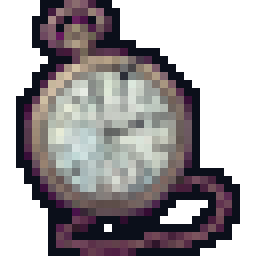
#> input picture cases/case01/assets/clues/clue_e01_pocket_watch.png, 32 x 32 px, given in place of L_kanit_ikonlari.jpg, which was not available (shown 8 times larger)
$ python process_sheets_l_to_q.py
#> lines starting #> are read from the running program, lines starting #| are printed output that depends on the picture; pictures that were not available may be replaced by others from this repository, and a replacement may not be noted
#> in process_group_l, im is the input picture: PIL image 32x32 RGBA; mean R, G, B, A 64.2, 59.5, 62.1, 156.6
#!/usr/bin/env python3
"""
Comprehensive Slicing, Naming, and Processing Script for Gölge ve Yağmur
Covers Sheets L through Q:
  - Grup L: Kanıt İkonları (Clue Icons -> assets/sprites/clues/)
  - Grup M: Yakın Plan İnceleme Sahneleri (InspectView Vignettes -> assets/sprites/inspect/)
  - Grup N: UI İkonları (UI Icons -> assets/sprites/ui/)
  - Grup O: Dekaller (Duvar ve Zemin Detayları -> assets/sprites/decals/)
  - Grup P: Prolog Sinematikleri (16:9 Scenes -> assets/sprites/cinematics/)
  - Grup Q: Flashback Kareleri & Hikâye Nesneleri (-> assets/sprites/flashback/ & assets/sprites/story/)

Strictly avoids Floyd-Steinberg dithering: uses clean downscaling, sharp alpha, and 1px dark contours.
"""

import os
import json
from pathlib import Path
from PIL import Image, ImageDraw, ImageFont
import numpy as np

BASE_DIR = Path(__file__).resolve().parent.parent
NEW_ASSETS_DIR = BASE_DIR / "assets" / "new_assets"
SLICES_DIR = BASE_DIR / "assets" / "slices"
SPRITES_DIR = BASE_DIR / "assets" / "sprites"
MANIFEST_PATH = BASE_DIR / "assets" / "asset_manifest.json"

CONTOUR_COLOR = (11, 15, 26, 255)

# [15 lines left out: function add_contour, not called in this run]

def key_magenta(img: Image.Image, tolerance: int = 50) -> Image.Image:
#> called with tolerance = 60
    rgb = img.convert("RGB")
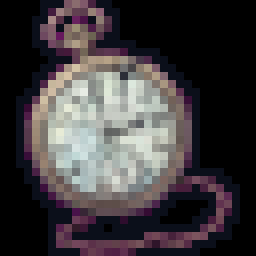
#> rgb: PIL image 32x32 RGB (shown 8 times larger); mean R, G, B 64.2, 59.5, 62.1
    arr = np.array(rgb, dtype=np.int32)
    # Distance to magenta (255, 0, 255)
    dist = np.sqrt((arr[:, :, 0] - 255)**2 + (arr[:, :, 1] - 0)**2 + (arr[:, :, 2] - 255)**2)
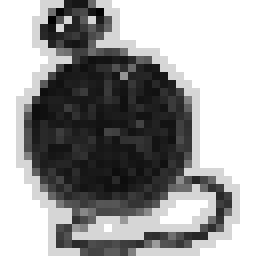
#> dist: shape (32, 32) float64 (shown 8 times larger); min 201.8, max 360.6, mean 298.2; drawn with min black and max white
    rgba = img.convert("RGBA")
    rgba_arr = np.array(rgba)
    rgba_arr[dist <= tolerance, 3] = 0
    return Image.fromarray(rgba_arr, mode="RGBA")

# [30 lines left out: function fit_and_pad, not called in this run]

def save_sprite_with_preview(img: Image.Image, dest_path: Path):
    dest_path.parent.mkdir(parents=True, exist_ok=True)
    img.save(dest_path, "PNG")
    preview = img.resize((img.width * 4, img.height * 4), Image.Resampling.NEAREST)
    prev_path = dest_path.parent / f"{dest_path.stem}_preview.png"
    preview.save(prev_path, "PNG")

def create_contact_sheet(orig_img: Image.Image, boxes: list[dict], out_path: Path):
    contact = orig_img.convert("RGB").copy()
    draw = ImageDraw.Draw(contact)
    for b in boxes:
        idx = b["idx"]
        x1, y1, x2, y2 = b["x1"], b["y1"], b["x2"], b["y2"]
        draw.rectangle([x1, y1, x2, y2], outline=(255, 0, 0), width=3)
        draw.rectangle([x1, y1, x1 + 36, y1 + 22], fill=(0, 0, 0))
        draw.text((x1 + 4, y1 + 3), str(idx), fill=(255, 255, 255))
    out_path.parent.mkdir(parents=True, exist_ok=True)
    contact.save(out_path, "PNG")

# -------------------------------------------------------------
# 1. PROCESS GRUP L: KANIT İKONLARI
# -------------------------------------------------------------
def process_group_l():
    print(">>> Processing Grup L: Kanıt İkonları...")
    sheet_path = NEW_ASSETS_DIR / "L_kanit_ikonlari.jpg"
    im = Image.open(sheet_path)
    keyed = key_magenta(im, tolerance=60)

    # We already have slices in assets/slices/L_kanit_ikonlari
    # Let's map verified item indices to game clue IDs
    clue_mappings = [
        (2,  "clue_e01_pocket_watch",        "E01 Kırık Cep Saati",           (32, 32)),
        (8,  "clue_e02_half_written_letter", "E02 Yarım Kalmış Mektup",       (32, 32)),
        (10, "clue_e03_burned_candle",       "E03 Sönmüş Şamdan Mumu",        (32, 32)),
        (1,  "clue_e04_brandy_glass",        "E04 Zehirli Kadeh",             (32, 32)),
        (3,  "clue_e05_dropper_bottle",      "E05 Kalp İlacı Damlalığı",      (32, 32)),
        (6,  "clue_e06_prescription",        "E06 Dr. Hale'in Reçetesi",      (32, 32)),
        (5,  "clue_e07_threat_letters",      "E07 Mühürlü Tehdit Mektupları", (32, 32)),
        (14, "clue_e08_dismissal_notice",    "E08 Kovulma Bildirimi",         (32, 32)),
        (7,  "clue_e09_digitalis_vial",      "E09 Boş Dijitalis Flakonu",     (32, 32)),
        (20, "clue_e10_fireplace_ash",       "E10 Şömine Külü",               (32, 32)),
        (13, "clue_e11_billiard_chalk",      "E11 Mavi Tebeşir Küpü",         (32, 32)),
        (12, "clue_e13_debt_letter",         "E13 Borç Senedi",               (32, 32)),
        (11, "clue_e14_typewriter_ribbon",   "E14 Daktilo Şeridi",            (32, 32)),
        (9,  "clue_e15_brass_key",           "E15 Pirinç Kapı Anahtarı",      (32, 32)),
        (4,  "clue_e16_torn_photo",          "E16 Yırtık Fotoğraf",           (32, 32)),
        (18, "clue_e17_rotary_phone",        "E17 Açık Bırakılmış Telefon",   (32, 32)),
        (15, "icon_medical_bag",             "Doktor Çantası",                (32, 32)),
        (16, "icon_medic_registry",          "Sıhhiye Kayıt Defteri",         (32, 32)),
        (17, "icon_matchbook",               "Kibrit Kutusu",                 (32, 32)),
        (19, "icon_cigar_ashtray",           "Küllük ve Puro",                (32, 32)),
        (22, "icon_muddy_bootprint",         "Çamurlu Ayak İzi",              (32, 32)),
        (23, "icon_wet_umbrella",            "Islak Şemsiye",                 (32, 32)),
        (26, "icon_reading_glasses",         "Okuma Gözlüğü",                 (32, 32)),
        (25, "icon_door_lock",               "Pirinç Kapı Kilidi",            (32, 32)),
    ]

    slices_dir = SLICES_DIR / "L_kanit_ikonlari"
    out_dir = SPRITES_DIR / "clues"
    manifest_entries = {}

    for item_idx, name, desc, size in clue_mappings:
        # Find slice
        prefix = f"item_{item_idx:02d}_"
        match = None
        for sf in slices_dir.iterdir():
            if sf.name.startswith(prefix) and sf.name.endswith(".png"):
                match = sf
                break
        if not match:
            print(f"Warning: Slice not found for {prefix}")
            continue

        raw_slice = Image.open(match)
        sprite = fit_and_pad(raw_slice, size[0], size[1], pad_align="center", outline=True)
        dest_path = out_dir / f"{name}.png"
        save_sprite_with_preview(sprite, dest_path)

        manifest_entries[name] = {
            "path": f"res://assets/sprites/clues/{name}.png",
            "size": list(size),
            "display_name": desc,
            "category": "clue_icon",
            "sheet": "L"
        }
    print(f"Processed {len(manifest_entries)} clue icons.")
    return manifest_entries

# -------------------------------------------------------------
# 2. PROCESS GRUP M: YAKIN PLAN İNCELEME SAHNELERİ (Vignettes)
# -------------------------------------------------------------
def process_group_m():
    print(">>> Processing Grup M: Yakın Plan İnceleme Sahneleri...")
    # Target size: 160x120 (4:3 aspect ratio modal viewport)
    vignettes_def = [
        # Sheet 1:
        ("M_yakin_plan_sahnesi_1.jpg", "M1", [
            ("inspect_e04_brandy_poison",  "Zehirli Kadeh ve Şişe Yakın Planı",             (0, 0, 896, 1200)),
            ("inspect_e01_pocket_watch",   "Kırık Cep Saati ve Çatlak Cam Yakın Planı",     (896, 0, 1791, 1200)),
            ("inspect_e07_threat_letters", "Mühürlü Tehdit Mektupları Yakın Planı",         (0, 1200, 896, 2399)),
            ("inspect_e05_desk_drawer",    "Açık Çekmece, Damlalık ve Evrak Yakın Planı",    (896, 1200, 1791, 2399)),
        ]),
        # Sheet 2:
        ("M_yakin_plan_sahnesi_2.jpg", "M2", [
            ("inspect_e16_torn_photo",         "İki Askerin Yırtık Fotoğrafı Yakın Planı",  (0, 0, 1370, 762)),
            ("inspect_e17_phone_off_hook",     "Açık Bırakılmış Telefon Yakın Planı",       (1381, 0, 2751, 762)),
            ("inspect_silas_ministry_desk",    "Silas'ın Masası ve Mühürlü Mektup",         (0, 773, 1370, 1535)),
            ("inspect_e11_billiard_corner",    "Bilardo Masası Köşesi ve Tebeşir",          (1381, 773, 2751, 1535)),
        ]),
        # Sheet 3:
        ("M_yakin_plan_sahnesi_3.jpg", "M3", [
            ("inspect_e08_wastebasket",    "Çöp Kovası ve Kovulma Bildirimi",               (0, 0, 1200, 896)),
            ("inspect_e09_cold_fireplace", "Küllü Şömine ve Boş Flakon",                    (1200, 0, 2399, 896)),
            ("inspect_e15_keyhole_key",    "Kilit Deliğindeki Pirinç Anahtar",              (0, 896, 1200, 1791)),
            ("inspect_e03_burned_candle",  "Erimiş Şamdan Mumu Yakın Planı",                (1200, 896, 2399, 1791)),
        ])
    ]

    out_dir = SPRITES_DIR / "inspect"
    manifest_entries = {}

    for filename, group_code, panels in vignettes_def:
        sheet_path = NEW_ASSETS_DIR / filename
        im = Image.open(sheet_path).convert("RGBA")
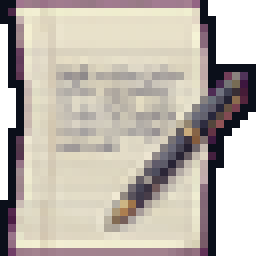
#> input picture cases/case01/assets/clues/clue_e02_half_written_letter.png, 32 x 32 px, given in place of M_yakin_plan_sahnesi_1.jpg, which was not available (shown 8 times larger)
#> im is the input picture: PIL image 32x32 RGBA; mean R, G, B, A 152.7, 144.8, 136, 218.6
        slice_dir = SLICES_DIR / filename.replace(".jpg", "")
        slice_dir.mkdir(parents=True, exist_ok=True)

        boxes = []
        for i, (name, desc, box) in enumerate(panels, 1):
            x1, y1, x2, y2 = box
            cropped = im.crop((x1, y1, x2, y2))
            # Save raw slice
            cropped.save(slice_dir / f"panel_{i:02d}_{name}.png", "PNG")
            boxes.append({"idx": i, "x1": x1, "y1": y1, "x2": x2, "y2": y2})

            # Scale cleanly to 160x120 for in-game InspectView modal
            tw, th = 160, 120
            scaled = cropped.resize((tw, th), Image.Resampling.LANCZOS)
            dest_path = out_dir / f"{name}.png"
            save_sprite_with_preview(scaled, dest_path)

            manifest_entries[name] = {
                "path": f"res://assets/sprites/inspect/{name}.png",
                "size": [tw, th],
                "display_name": desc,
                "category": "inspect_vignette",
                "sheet": group_code
            }
#> this loop made 4 passes
#> pass 1, in process_group_m, `cropped = im.crop((x1, y1, x2, y2))`:
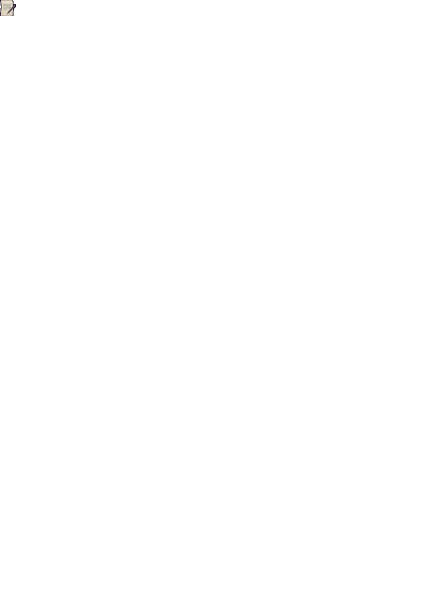
#> cropped: PIL image 896x1200 RGBA (shown at 1/2 size); mean R, G, B, A 0.1, 0.1, 0.1, 0.2; transparent parts drawn white
#> pass 1, in process_group_m, `scaled = cropped.resize((tw, th), Image.Resampling.LANCZOS)`:
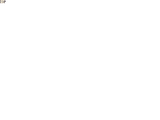
#> scaled: PIL image 160x120 RGBA; mean R, G, B, A 0.3, 0.3, 0.3, 0.2; transparent parts drawn white
#> after the loop: cropped: PIL image 895x1199 RGBA; every value is 0
#> after the loop: scaled: PIL image 160x120 RGBA; every value is 0
#> after the loop, boxes = 4 items; manifest_entries = 4 items
        create_contact_sheet(im, boxes, slice_dir / "contact_sheet.png")
#> in create_contact_sheet, `contact = orig_img.convert("RGB").copy()`:
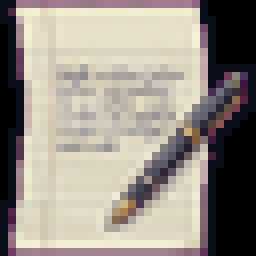
#> contact: PIL image 32x32 RGB (shown 8 times larger); mean R, G, B 152.7, 144.8, 136
#> the loop in create_contact_sheet, `for b in boxes:` made 4 passes
#> (b, x1, y1, x2, y2) on passes 1 to 4: ({'idx': 1, 'x1': 0, 'y1': 0, 'x2': 896, 'y2': 1200}, 0, 0, 896, 1200), ({'idx': 2, 'x1': 896, 'y1': 0, 'x2': 1791, 'y2': 1200}, 896, 0, 1791, 1200), ({'idx': 3, 'x1': 0, 'y1': 1200, 'x2': 896, 'y2': 2399}, 0, 1200, 896, 2399), ({'idx': 4, 'x1': 896, 'y1': 1200, 'x2': 1791, 'y2': 2399}, 896, 1200, 1791, 2399)
#> in create_contact_sheet, `contact.save(out_path, "PNG")`:
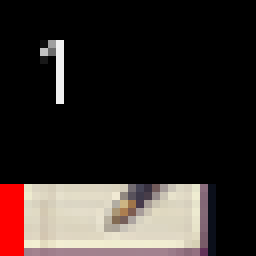
#> saved as contact_sheet.png: PIL image 32x32 RGB (shown 8 times larger); mean R, G, B 50, 41, 38.2

    print(f"Processed {len(manifest_entries)} inspect vignettes.")
    return manifest_entries

# -------------------------------------------------------------
# 3. PROCESS GRUP N: UI İKONLARI
# -------------------------------------------------------------
# [296 lines left out: functions process_group_n, process_group_o, process_group_p, process_group_q, not called in this run]

def main():
    print("=" * 60)
    print("  GÖLGE VE YAĞMUR — BATCH ASSET PROCESSOR (SHEETS L to Q)")
    print("=" * 60)

    all_manifest_entries = {}
    all_manifest_entries.update(process_group_l())
    all_manifest_entries.update(process_group_m())
    all_manifest_entries.update(process_group_n())
    all_manifest_entries.update(process_group_o())
    all_manifest_entries.update(process_group_p())
    all_manifest_entries.update(process_group_q())

    # Update asset_manifest.json
    if MANIFEST_PATH.exists():
        with open(MANIFEST_PATH, "r", encoding="utf-8") as f:
            manifest = json.load(f)
    else:
        manifest = {}

    manifest.setdefault("assets", {})
    manifest["assets"].update(all_manifest_entries)

    with open(MANIFEST_PATH, "w", encoding="utf-8") as f:
        json.dump(manifest, f, indent=2, ensure_ascii=False)

    print(f"Total {len(all_manifest_entries)} new assets integrated into manifest!")
    print("=" * 60)

if __name__ == "__main__":
#> (the run stopped early here; a loop or call above may not have finished)
